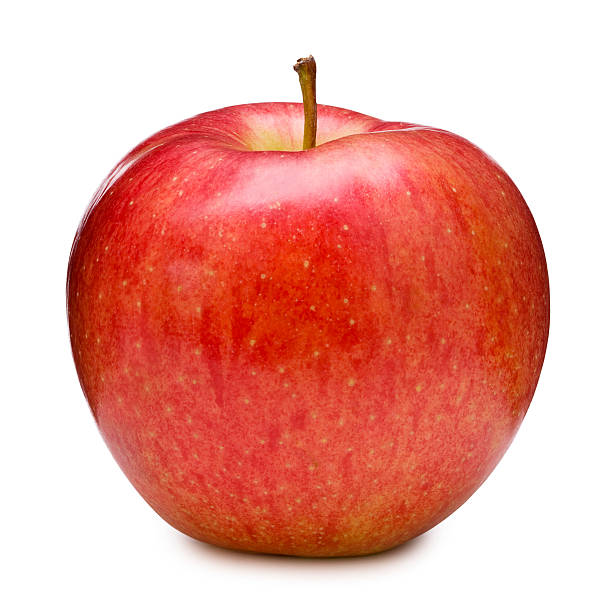
#> input picture Training/Apple_01.jpg, 612 x 612 px; its folder holds only this picture in this run
$ python SIFT_image_detection.py
#> lines starting #> are read from the running program, lines starting #| are printed output that depends on the picture; after the words box and inside, x2 and y2 are one past the last pixel; in counts of white or black regions, pixels touching at a corner belong together
import numpy as np
import cv2
from matplotlib import pyplot as plt
import os

# Function to load images from a directory
def load_images_from_folder(folder):
#> called with folder = './Training'
    images = []
    for filename in os.listdir(folder):
        img = cv2.imread(os.path.join(folder, filename))
#> img is the input picture: shape (612, 612, 3); mean B, G, R 157.2, 167.1, 234.1
        if img is not None:
            file_names.append(str.split(filename,'.')[0])
            #img = cv2.resize(img , (800,1000),interpolation=cv2.INTER_AREA)
            images.append(img)
    return images

file_names = []
# Path to the folder containing multiple face images
folder_path = './Training'

# Load images from the folder
face_images = load_images_from_folder(folder_path)
#> face_images = 1 item
print(file_names)

# Load the test image
test_img = cv2.imread('./Test/TestORG.jpg')
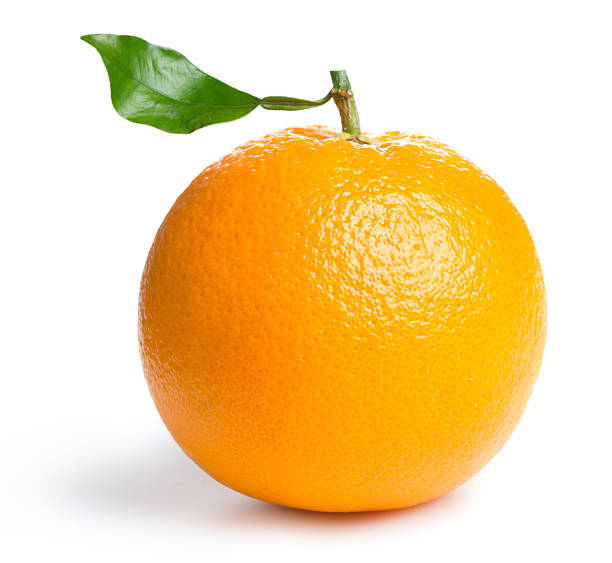
#> input picture Test/TestORG.jpg, 612 x 563 px
#> test_img is the input picture: shape (563, 612, 3); mean B, G, R 160.9, 215, 244.7
#test_img = cv2.resize(test_img , (800,1000),interpolation=cv2.INTER_AREA)
""" test_img = cv2.imread('./Test/TestORG.jpg')
    test_img = cv2.imread('./Test/TestAPL.jpg')
    test_img = cv2.imread('./Test/TestBNA.jpg')
    test_img = cv2.imread('./Test/TestGRP.jpg')
    test_img = cv2.imread('./Test/TestGR2.jpg') """

# Initiate SIFT detector
sift = cv2.SIFT_create()

# Find keypoints and descriptors for the test image
kp1, des1 = sift.detectAndCompute(test_img, None)
#> kp1 = 826 keypoints; strongest (x, y, size): (334, 75, 6.2), (82, 38, 2.7), (88, 38, 6.8), (340, 95, 17.5)

# Create BFMatcher object
bf = cv2.BFMatcher()

best_match_score = 0
best_match_index = -1

des = []
test=[]
# Find keypoints and descriptors for the resized test image
kp1, des1 = sift.detectAndCompute(test_img, None)

# Iterate through each image in the folder to find the best match
for i, face_img in enumerate(face_images):

    # Find keypoints and descriptors for the face image in the folder
    kp2, des2 = sift.detectAndCompute(face_img, None)
    des.append(des2)
    # Match descriptors using knn
    matches = bf.knnMatch(des1, des2, k=2)
    test.append(matches)
    # Apply ratio test
    good_matches = []
    for m, n in matches:
        if m.distance < 0.75 * n.distance:
            good_matches.append([m])

    # Classify matches by length of good matches
    match_score = len(good_matches)
    print(match_score)

    # Update best match if the current match is better
    if match_score >= best_match_score:
        best_match_score = match_score
        best_match_index = i
        print("New best match found in the folder at index:", best_match_index)
#> this loop made 1 pass
#> (matches, match_score, best_match_score, best_match_index) on pass 1: (826 matches, 9, 9, 0)
#| 9
#| New best match found in the folder at index: 0
#> after the loop, best_match_index = 0; best_match_score = 9; des = 1 item; test = 1 item

# Display the best matching image
if best_match_index != -1:
    best_match_img = face_images[best_match_index]

    matches = bf.knnMatch(des1, des[best_match_index], k=2)
    good_matches = []

    for m, n in matches:
        if m.distance < 0.75 * n.distance:
            good_matches.append([m])
#> after the loop, good_matches = 9 matches

    img3 = cv2.drawMatchesKnn(test_img, kp1, best_match_img, kp2, good_matches, None, flags=2)
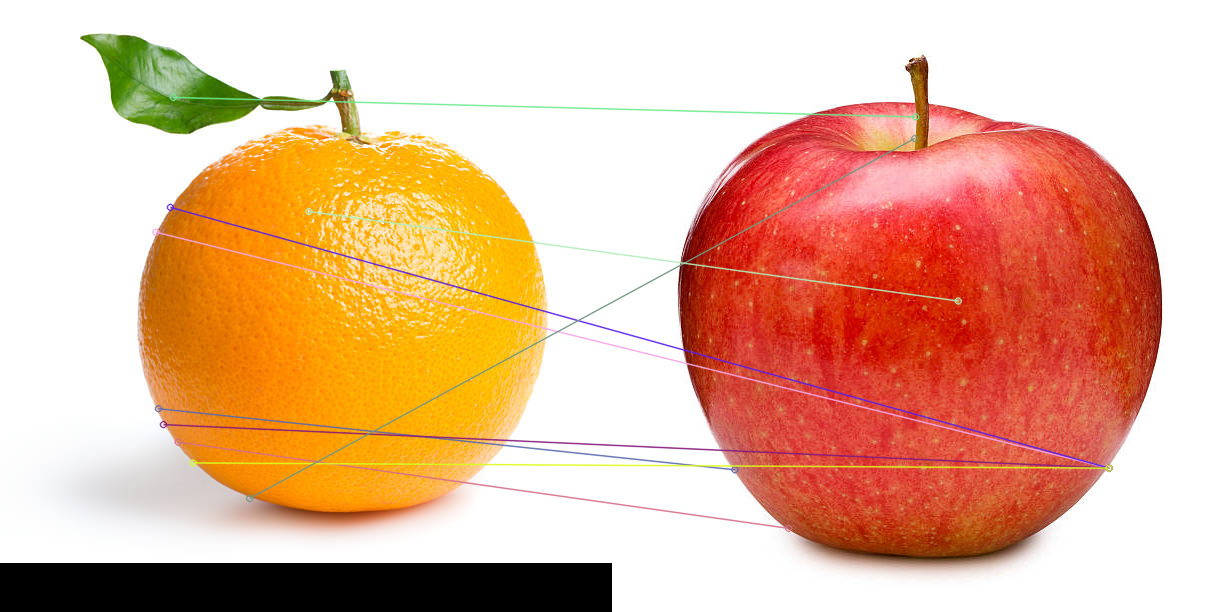
#> img3: shape (612, 1224, 3); mean B, G, R 153.3, 182.1, 228.6

    img_class = str(file_names[best_match_index]).split('_')[0]
#> img_class = 'Apple'

    cv2.putText(img3,img_class,(10,150),cv2.FONT_HERSHEY_COMPLEX,3,(255,0,0),3)
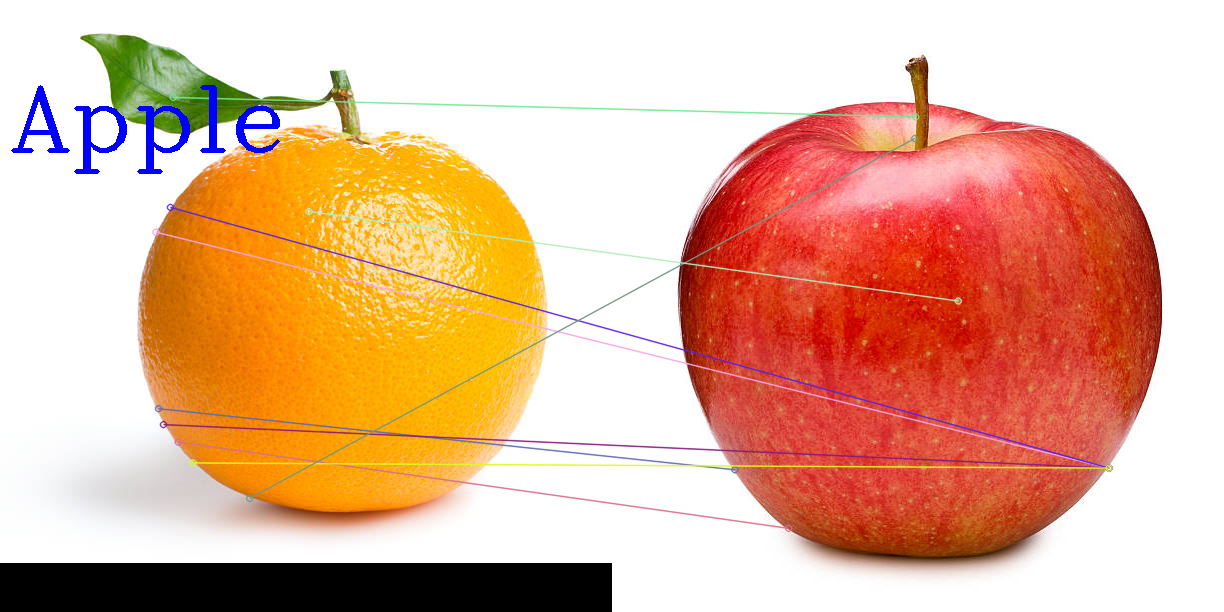
#> img3: shape (612, 1224, 3); 0.68% of pixels changed, all inside (x1, y1, x2, y2) = (11, 85, 280, 174)

    img3_rgb = cv2.cvtColor(img3, cv2.COLOR_BGR2RGB)

    plt.imshow(img3_rgb), plt.show()
    print("Best match found in the folder at index:", best_match_index)
#| Best match found in the folder at index: 0
else:
    print("No match found in the folder.")

"""
I1 -> P10 ==> Buffer

Cycle | Frames reçues                                                           | Décodeur (thread)             | Présentation (thread)
----- | -------------                                                           | -----------------             | ---------------------
1     | I1                                                                      |                               |
2     | I1 P2                                                                   |                               |
3     | I1 P2 P3                                                                |                               |
4     | I1 P2 P3 P4                                                             |                               |
5     | I1 P2 P3 P4 I5                                                          |                               |
6     | I1 P2 P3 P4 I5 P6                                                       |                               |
7     | I1 P2 P3 P4 I5 P6 P7                                                    |                               |
8     | I1 P2 P3 P4 I5 P6 P7 P8                                                 |                               |
9     | I1 P2 P3 P4 I5 P6 P7 P8 I9                                              |                               |
10    | I1 P2 P3 P4 I5 P6 P7 P8 I9 P10                                          |                               |
11    | I1 P2 P3 P4 I5 P6 P7 P8 I9 P10 P11                                      | I1                            |
12    | I1 P2 P3 P4 I5 P6 P7 P8 I9 P10 P11 P12                                  | I1 P2                         | I1
13    | I1 P2 P3 P4 I5 P6 P7 P8 I9 P10 P11 P12 I13                              | I1 P2 P3                      | I1 P2
14    | I1 P2 P3 P4 I5 P6 P7 P8 I9 P10 P11 P12 I13 P14                          | I1 P2 P3 P4                   | I1 P2 P3
15    | I1 P2 P3 P4 I5 P6 P7 P8 I9 P10 P11 P12 I13 P14 P15                      | I1 P2 P3 P4 I5                | I1 P2 P3 P4
16    | I1 P2 P3 P4 I5 P6 P7 P8 I9 P10 P11 P12 I13 P14 P15 P16                  | I1 P2 P3 P4 I5 P6             | I1 P2 P3 P4 I5
17    | I1 P2 P3 P4 I5 P6 P7 P8 I9 P10 P11 P12 I13 P14 P15 P16 I17              | I1 P2 P3 P4 I5 P6 P7          | I1 P2 P3 P4 I5 P6
18    | I1 P2 P3 P4 I5 P6 P7 P8 I9 P10 P11 P12 I13 P14 P15 P16 I17 P18          | I1 P2 P3 P4 I5 P6 P7 P8       | I1 P2 P3 P4 I5 P6 P7
19    | I1 P2 P3 P4 I5 P6 P7 P8 I9 P10 P11 P12 I13 P14 P15 P16 I17 P18 P19      | I1 P2 P3 P4 I5 P6 P7 P8 I9    | I1 P2 P3 P4 I5 P6 P7 P8
20    | I1 P2 P3 P4 I5 P6 P7 P8 I9 P10 P11 P12 I13 P14 P15 P16 I17 P18 P19 P20  | I1 P2 P3 P4 I5 P6 P7 P8 I9 P10| I1 P2 P3 P4 I5 P6 P7 P8 I9


 """
